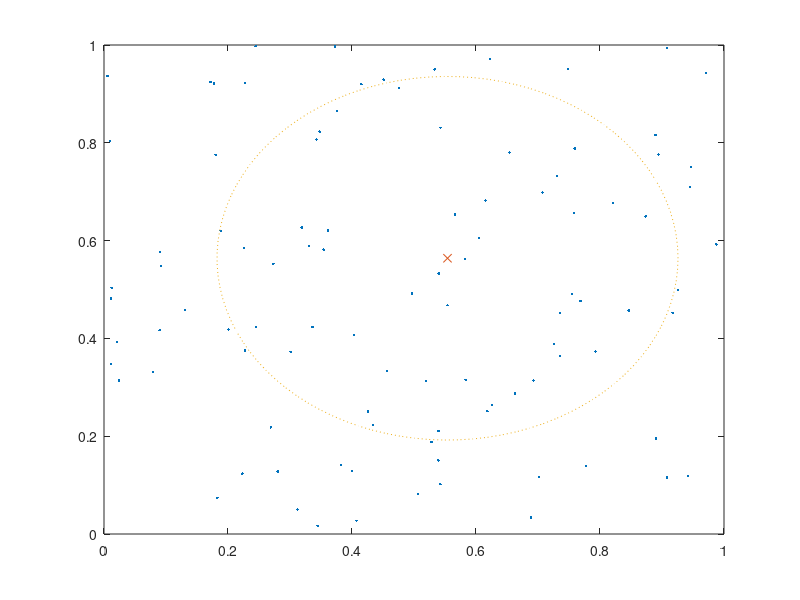

The MATLAB script that drew this image: (Note: this script raises an error after producing the figure.)
clear all
close all

% Specify N random points uniformly distributed in [0 1]^2
N = 100;
points = rand(2,N);

% Plot the random points
figure;
plot(points(1,:), points(2,:), '.'); hold on

% Create a random point this_pt
this_pt = rand(2,1);
plot(this_pt(1), this_pt(2), 'x')

% Plot a random fixed distance from the this_pt
threshold = rand;
theta = linspace(0, 2*pi, 100);
plot(this_pt(1) + threshold*cos(theta), ...
  this_pt(2) + threshold*sin(theta), ':')

% Compute and plot nearby points
near_pts = nearby_pts(this_pt, points, threshold);
plot(near_pts(1,:), near_pts(2,:), 'o')

axis equal

